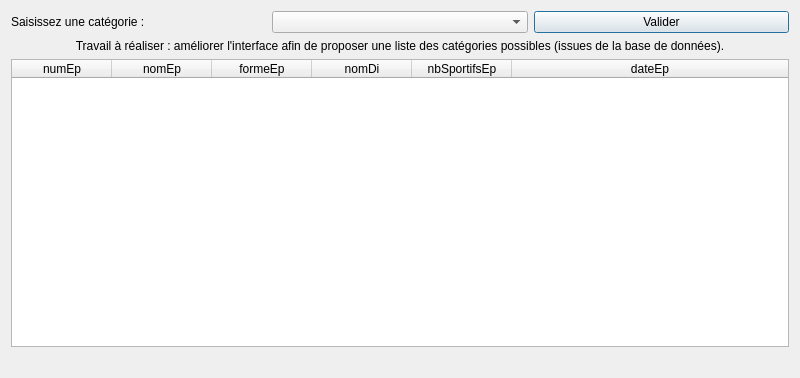
<?xml version="1.0" encoding="UTF-8"?>
<ui version="4.0">
 <class>fct_comp_3</class>
 <widget class="QDialog" name="fct_comp_3">
  <property name="geometry">
   <rect>
    <x>0</x>
    <y>0</y>
    <width>800</width>
    <height>378</height>
   </rect>
  </property>
  <property name="windowTitle">
   <string>Liste des épreuves d'une catégorie (version 2, catégories extraites de la BD)</string>
  </property>
  <layout class="QGridLayout" name="gridLayout">
   <item row="0" column="0">
    <layout class="QHBoxLayout" name="horizontalLayout">
     <item>
      <widget class="QLabel" name="label_2">
       <property name="text">
        <string>Saisissez une catégorie :</string>
       </property>
      </widget>
     </item>
     <item>
      <widget class="QComboBox" name="comboBox"/>
     </item>
     <item>
      <widget class="QPushButton" name="pushButton">
       <property name="text">
        <string>Valider</string>
       </property>
      </widget>
     </item>
    </layout>
   </item>
   <item row="1" column="0">
    <widget class="QLabel" name="label">
     <property name="text">
      <string>Travail à réaliser : améliorer l'interface afin de proposer une liste des catégories possibles (issues de la base de données).</string>
     </property>
     <property name="alignment">
      <set>Qt::AlignCenter</set>
     </property>
     <property name="wordWrap">
      <bool>true</bool>
     </property>
    </widget>
   </item>
   <item row="2" column="0">
    <widget class="QTableWidget" name="table_fct_comp_3">
     <attribute name="horizontalHeaderMinimumSectionSize">
      <number>50</number>
     </attribute>
     <attribute name="horizontalHeaderStretchLastSection">
      <bool>true</bool>
     </attribute>
     <attribute name="verticalHeaderVisible">
      <bool>false</bool>
     </attribute>
     <column>
      <property name="text">
       <string>numEp</string>
      </property>
     </column>
     <column>
      <property name="text">
       <string>nomEp</string>
      </property>
     </column>
     <column>
      <property name="text">
       <string>formeEp</string>
      </property>
     </column>
     <column>
      <property name="text">
       <string>nomDi</string>
      </property>
     </column>
     <column>
      <property name="text">
       <string>nbSportifsEp</string>
      </property>
     </column>
     <column>
      <property name="text">
       <string>dateEp</string>
      </property>
     </column>
    </widget>
   </item>
   <item row="3" column="0">
    <widget class="QLabel" name="label_fct_comp_3">
     <property name="text">
      <string/>
     </property>
     <property name="alignment">
      <set>Qt::AlignCenter</set>
     </property>
    </widget>
   </item>
  </layout>
 </widget>
 <resources/>
 <connections>
  <connection>
   <sender>pushButton</sender>
   <signal>clicked()</signal>
   <receiver>fct_comp_3</receiver>
   <slot>refreshResult()</slot>
   <hints>
    <hint type="sourcelabel">
     <x>364</x>
     <y>52</y>
    </hint>
    <hint type="destinationlabel">
     <x>444</x>
     <y>81</y>
    </hint>
   </hints>
  </connection>
 </connections>
 <slots>
  <slot>refreshResult()</slot>
 </slots>
</ui>
